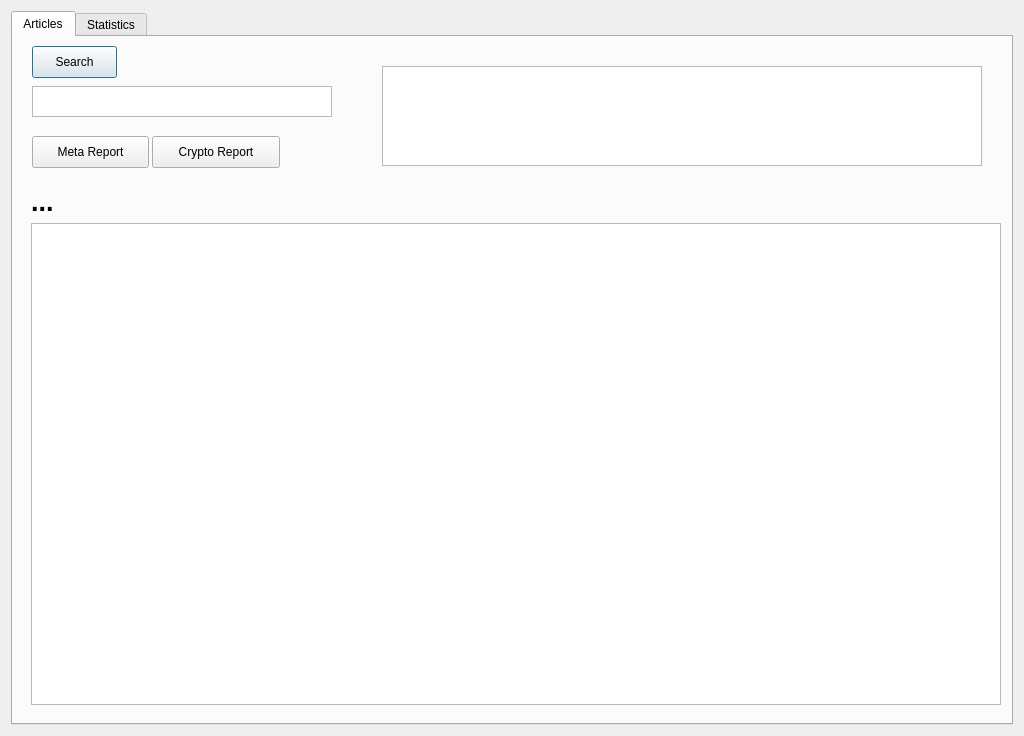
<?xml version="1.0" encoding="UTF-8"?>
<ui version="4.0">
 <class>masterWindow</class>
 <widget class="QDialog" name="masterWindow">
  <property name="geometry">
   <rect>
    <x>0</x>
    <y>0</y>
    <width>1024</width>
    <height>736</height>
   </rect>
  </property>
  <property name="windowTitle">
   <string>JArticle</string>
  </property>
  <layout class="QGridLayout" name="gridLayout_2">
   <item row="0" column="0">
    <widget class="QFrame" name="">
     <property name="sizePolicy">
      <sizepolicy hsizetype="Maximum" vsizetype="Maximum">
       <horstretch>0</horstretch>
       <verstretch>0</verstretch>
      </sizepolicy>
     </property>
     <property name="minimumSize">
      <size>
       <width>0</width>
       <height>0</height>
      </size>
     </property>
     <layout class="QGridLayout" name="gridLayout_4">
      <property name="sizeConstraint">
       <enum>QLayout::SetMaximumSize</enum>
      </property>
      <property name="leftMargin">
       <number>0</number>
      </property>
      <property name="topMargin">
       <number>0</number>
      </property>
      <property name="rightMargin">
       <number>0</number>
      </property>
      <property name="bottomMargin">
       <number>0</number>
      </property>
      <item row="0" column="0">
       <widget class="QTabWidget" name="tabWidget">
        <property name="sizePolicy">
         <sizepolicy hsizetype="Expanding" vsizetype="Expanding">
          <horstretch>0</horstretch>
          <verstretch>0</verstretch>
         </sizepolicy>
        </property>
        <property name="minimumSize">
         <size>
          <width>1000</width>
          <height>0</height>
         </size>
        </property>
        <property name="currentIndex">
         <number>0</number>
        </property>
        <widget class="QWidget" name="tab">
         <attribute name="title">
          <string>Articles</string>
         </attribute>
         <layout class="QGridLayout" name="gridLayout_3">
          <item row="1" column="0">
           <widget class="QWidget" name="verticalWidget" native="true">
            <property name="sizePolicy">
             <sizepolicy hsizetype="MinimumExpanding" vsizetype="MinimumExpanding">
              <horstretch>0</horstretch>
              <verstretch>0</verstretch>
             </sizepolicy>
            </property>
            <property name="minimumSize">
             <size>
              <width>500</width>
              <height>500</height>
             </size>
            </property>
            <layout class="QGridLayout" name="gridLayout">
             <property name="rightMargin">
              <number>1</number>
             </property>
             <item row="1" column="0" rowspan="2">
              <widget class="QLabel" name="lblTitle">
               <property name="font">
                <font>
                 <family>Helvetica</family>
                 <pointsize>20</pointsize>
                 <weight>75</weight>
                 <bold>true</bold>
                </font>
               </property>
               <property name="text">
                <string>...</string>
               </property>
               <property name="wordWrap">
                <bool>true</bool>
               </property>
               <property name="margin">
                <number>1</number>
               </property>
              </widget>
             </item>
             <item row="6" column="0">
              <widget class="QTextEdit" name="txtBody">
               <property name="sizePolicy">
                <sizepolicy hsizetype="Expanding" vsizetype="Expanding">
                 <horstretch>0</horstretch>
                 <verstretch>0</verstretch>
                </sizepolicy>
               </property>
               <property name="minimumSize">
                <size>
                 <width>0</width>
                 <height>0</height>
                </size>
               </property>
              </widget>
             </item>
            </layout>
           </widget>
          </item>
          <item row="0" column="0">
           <widget class="QFrame" name="frame_2">
            <property name="minimumSize">
             <size>
              <width>0</width>
              <height>125</height>
             </size>
            </property>
            <widget class="QListWidget" name="listArticlesByTitle">
             <property name="geometry">
              <rect>
               <x>360</x>
               <y>20</y>
               <width>600</width>
               <height>100</height>
              </rect>
             </property>
             <property name="sizePolicy">
              <sizepolicy hsizetype="Expanding" vsizetype="Expanding">
               <horstretch>0</horstretch>
               <verstretch>0</verstretch>
              </sizepolicy>
             </property>
             <property name="minimumSize">
              <size>
               <width>0</width>
               <height>0</height>
              </size>
             </property>
             <property name="maximumSize">
              <size>
               <width>5000</width>
               <height>5000</height>
              </size>
             </property>
             <property name="isWrapping" stdset="0">
              <bool>false</bool>
             </property>
             <property name="resizeMode">
              <enum>QListView::Fixed</enum>
             </property>
            </widget>
            <widget class="QPushButton" name="btnSearch">
             <property name="geometry">
              <rect>
               <x>10</x>
               <y>0</y>
               <width>85</width>
               <height>32</height>
              </rect>
             </property>
             <property name="sizePolicy">
              <sizepolicy hsizetype="Fixed" vsizetype="Fixed">
               <horstretch>0</horstretch>
               <verstretch>0</verstretch>
              </sizepolicy>
             </property>
             <property name="text">
              <string>Search</string>
             </property>
            </widget>
            <widget class="QTextEdit" name="editSearchText">
             <property name="geometry">
              <rect>
               <x>10</x>
               <y>40</y>
               <width>300</width>
               <height>31</height>
              </rect>
             </property>
             <property name="sizePolicy">
              <sizepolicy hsizetype="Fixed" vsizetype="Fixed">
               <horstretch>0</horstretch>
               <verstretch>0</verstretch>
              </sizepolicy>
             </property>
             <property name="maximumSize">
              <size>
               <width>300</width>
               <height>50</height>
              </size>
             </property>
             <property name="html">
              <string>&lt;!DOCTYPE HTML PUBLIC &quot;-//W3C//DTD HTML 4.0//EN&quot; &quot;http://www.w3.org/TR/REC-html40/strict.dtd&quot;&gt;
&lt;html&gt;&lt;head&gt;&lt;meta name=&quot;qrichtext&quot; content=&quot;1&quot; /&gt;&lt;style type=&quot;text/css&quot;&gt;
p, li { white-space: pre-wrap; }
&lt;/style&gt;&lt;/head&gt;&lt;body style=&quot; font-family:'.AppleSystemUIFont'; font-size:13pt; font-weight:400; font-style:normal;&quot;&gt;
&lt;p style=&quot;-qt-paragraph-type:empty; margin-top:0px; margin-bottom:0px; margin-left:0px; margin-right:0px; -qt-block-indent:0; text-indent:0px;&quot;&gt;&lt;br /&gt;&lt;/p&gt;&lt;/body&gt;&lt;/html&gt;</string>
             </property>
            </widget>
            <widget class="QPushButton" name="btnMetaReport">
             <property name="geometry">
              <rect>
               <x>10</x>
               <y>90</y>
               <width>117</width>
               <height>32</height>
              </rect>
             </property>
             <property name="text">
              <string>Meta Report</string>
             </property>
            </widget>
            <widget class="QPushButton" name="btnCryptoReport">
             <property name="geometry">
              <rect>
               <x>130</x>
               <y>90</y>
               <width>128</width>
               <height>32</height>
              </rect>
             </property>
             <property name="text">
              <string>Crypto Report</string>
             </property>
            </widget>
           </widget>
          </item>
         </layout>
        </widget>
        <widget class="QWidget" name="tab_2">
         <attribute name="title">
          <string>Statistics</string>
         </attribute>
         <widget class="QFrame" name="frame">
          <property name="geometry">
           <rect>
            <x>10</x>
            <y>20</y>
            <width>843</width>
            <height>100</height>
           </rect>
          </property>
          <property name="minimumSize">
           <size>
            <width>100</width>
            <height>100</height>
           </size>
          </property>
          <property name="frameShape">
           <enum>QFrame::StyledPanel</enum>
          </property>
          <property name="frameShadow">
           <enum>QFrame::Raised</enum>
          </property>
          <widget class="QLabel" name="lblResultCountNumber">
           <property name="geometry">
            <rect>
             <x>110</x>
             <y>50</y>
             <width>81</width>
             <height>16</height>
            </rect>
           </property>
           <property name="text">
            <string>0</string>
           </property>
          </widget>
          <widget class="QLabel" name="lblResultCount">
           <property name="geometry">
            <rect>
             <x>19</x>
             <y>50</y>
             <width>91</width>
             <height>16</height>
            </rect>
           </property>
           <property name="text">
            <string>Result Count</string>
           </property>
          </widget>
          <widget class="QLabel" name="lblArticleCountNumber">
           <property name="geometry">
            <rect>
             <x>110</x>
             <y>20</y>
             <width>71</width>
             <height>16</height>
            </rect>
           </property>
           <property name="text">
            <string>0</string>
           </property>
          </widget>
          <widget class="QLabel" name="lblArticleCount">
           <property name="geometry">
            <rect>
             <x>19</x>
             <y>20</y>
             <width>91</width>
             <height>16</height>
            </rect>
           </property>
           <property name="text">
            <string>Article Count</string>
           </property>
          </widget>
         </widget>
        </widget>
       </widget>
      </item>
     </layout>
    </widget>
   </item>
  </layout>
 </widget>
 <resources/>
 <connections/>
</ui>
